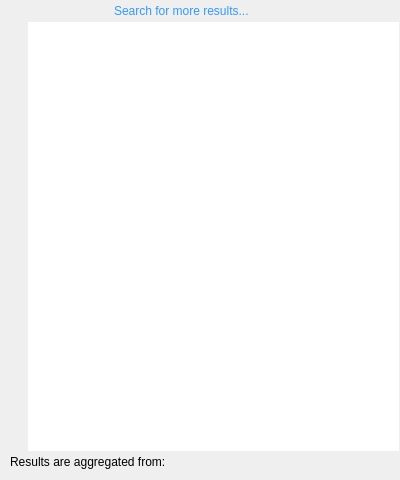
<?xml version="1.0" encoding="UTF-8"?>
<ui version="4.0">
 <class>SearchDialog</class>
 <widget class="QWidget" name="SearchDialog">
  <property name="geometry">
   <rect>
    <x>0</x>
    <y>0</y>
    <width>400</width>
    <height>480</height>
   </rect>
  </property>
  <property name="sizePolicy">
   <sizepolicy hsizetype="Preferred" vsizetype="Expanding">
    <horstretch>0</horstretch>
    <verstretch>0</verstretch>
   </sizepolicy>
  </property>
  <property name="sizeIncrement">
   <size>
    <width>0</width>
    <height>2</height>
   </size>
  </property>
  <property name="windowTitle">
   <string notr="true">Form</string>
  </property>
  <layout class="QVBoxLayout" name="verticalLayout_4" stretch="1,2,2,2,1">
   <property name="spacing">
    <number>0</number>
   </property>
   <property name="leftMargin">
    <number>0</number>
   </property>
   <property name="topMargin">
    <number>0</number>
   </property>
   <property name="rightMargin">
    <number>1</number>
   </property>
   <property name="bottomMargin">
    <number>1</number>
   </property>
   <item>
    <layout class="QHBoxLayout" name="hl_searchMore">
     <property name="spacing">
      <number>0</number>
     </property>
     <property name="rightMargin">
      <number>4</number>
     </property>
     <item>
      <spacer name="hs_left_searchMore">
       <property name="orientation">
        <enum>Qt::Horizontal</enum>
       </property>
       <property name="sizeHint" stdset="0">
        <size>
         <width>1</width>
         <height>1</height>
        </size>
       </property>
      </spacer>
     </item>
     <item>
      <widget class="QLabel" name="iconSearchMore">
       <property name="sizePolicy">
        <sizepolicy hsizetype="Fixed" vsizetype="Fixed">
         <horstretch>0</horstretch>
         <verstretch>0</verstretch>
        </sizepolicy>
       </property>
       <property name="maximumSize">
        <size>
         <width>24</width>
         <height>24</height>
        </size>
       </property>
       <property name="pixmap">
        <pixmap resource="mp.qrc">:/icons/search</pixmap>
       </property>
       <property name="scaledContents">
        <bool>true</bool>
       </property>
      </widget>
     </item>
     <item>
      <widget class="QLabel" name="labelSearchMore">
       <property name="sizePolicy">
        <sizepolicy hsizetype="Fixed" vsizetype="Fixed">
         <horstretch>0</horstretch>
         <verstretch>0</verstretch>
        </sizepolicy>
       </property>
       <property name="text">
        <string>&lt;a href='#more' style='text-decoration: none; color:#3399FF;'&gt;Search for more results...&lt;/a&gt;</string>
       </property>
       <property name="margin">
        <number>4</number>
       </property>
      </widget>
     </item>
     <item>
      <spacer name="hs_right_searchMore">
       <property name="orientation">
        <enum>Qt::Horizontal</enum>
       </property>
       <property name="sizeHint" stdset="0">
        <size>
         <width>1</width>
         <height>1</height>
        </size>
       </property>
      </spacer>
     </item>
     <item>
      <widget class="QPushButton" name="closeButton">
       <property name="text">
        <string/>
       </property>
       <property name="icon">
        <iconset resource="mp.qrc">
         <normaloff>:/icons/config/close_tabs_hover.png</normaloff>:/icons/config/close_tabs_hover.png</iconset>
       </property>
       <property name="flat">
        <bool>true</bool>
       </property>
      </widget>
     </item>
    </layout>
   </item>
   <item>
    <layout class="QHBoxLayout" name="horizontalLayout">
     <property name="spacing">
      <number>0</number>
     </property>
     <property name="sizeConstraint">
      <enum>QLayout::SetNoConstraint</enum>
     </property>
     <item>
      <layout class="QVBoxLayout" name="verticalLayout_2">
       <property name="spacing">
        <number>0</number>
       </property>
       <property name="leftMargin">
        <number>4</number>
       </property>
       <property name="rightMargin">
        <number>4</number>
       </property>
       <item>
        <widget class="QLabel" name="iconArtists">
         <property name="pixmap">
          <pixmap resource="mp.qrc">:/icons/artist</pixmap>
         </property>
        </widget>
       </item>
       <item>
        <spacer name="verticalSpacer_4">
         <property name="orientation">
          <enum>Qt::Vertical</enum>
         </property>
         <property name="sizeHint" stdset="0">
          <size>
           <width>20</width>
           <height>40</height>
          </size>
         </property>
        </spacer>
       </item>
      </layout>
     </item>
     <item>
      <widget class="QListView" name="_artists">
       <property name="frameShape">
        <enum>QFrame::NoFrame</enum>
       </property>
       <property name="verticalScrollBarPolicy">
        <enum>Qt::ScrollBarAlwaysOff</enum>
       </property>
       <property name="horizontalScrollBarPolicy">
        <enum>Qt::ScrollBarAlwaysOff</enum>
       </property>
       <property name="sizeAdjustPolicy">
        <enum>QAbstractScrollArea::AdjustToContents</enum>
       </property>
       <property name="editTriggers">
        <set>QAbstractItemView::NoEditTriggers</set>
       </property>
       <property name="resizeMode">
        <enum>QListView::Adjust</enum>
       </property>
      </widget>
     </item>
    </layout>
   </item>
   <item>
    <layout class="QHBoxLayout" name="horizontalLayout_2">
     <property name="spacing">
      <number>0</number>
     </property>
     <property name="sizeConstraint">
      <enum>QLayout::SetNoConstraint</enum>
     </property>
     <item>
      <layout class="QVBoxLayout" name="verticalLayout_3">
       <property name="spacing">
        <number>0</number>
       </property>
       <property name="leftMargin">
        <number>4</number>
       </property>
       <property name="rightMargin">
        <number>4</number>
       </property>
       <item>
        <widget class="QLabel" name="iconAlbums">
         <property name="pixmap">
          <pixmap resource="mp.qrc">:/icons/album</pixmap>
         </property>
        </widget>
       </item>
       <item>
        <spacer name="verticalSpacer_3">
         <property name="orientation">
          <enum>Qt::Vertical</enum>
         </property>
         <property name="sizeHint" stdset="0">
          <size>
           <width>20</width>
           <height>40</height>
          </size>
         </property>
        </spacer>
       </item>
      </layout>
     </item>
     <item>
      <widget class="QListView" name="_albums">
       <property name="frameShape">
        <enum>QFrame::NoFrame</enum>
       </property>
       <property name="verticalScrollBarPolicy">
        <enum>Qt::ScrollBarAlwaysOff</enum>
       </property>
       <property name="horizontalScrollBarPolicy">
        <enum>Qt::ScrollBarAlwaysOff</enum>
       </property>
       <property name="sizeAdjustPolicy">
        <enum>QAbstractScrollArea::AdjustToContents</enum>
       </property>
       <property name="editTriggers">
        <set>QAbstractItemView::NoEditTriggers</set>
       </property>
       <property name="resizeMode">
        <enum>QListView::Adjust</enum>
       </property>
      </widget>
     </item>
    </layout>
   </item>
   <item>
    <layout class="QHBoxLayout" name="horizontalLayout_4">
     <property name="sizeConstraint">
      <enum>QLayout::SetNoConstraint</enum>
     </property>
     <item>
      <layout class="QVBoxLayout" name="verticalLayout">
       <property name="spacing">
        <number>0</number>
       </property>
       <property name="leftMargin">
        <number>4</number>
       </property>
       <property name="rightMargin">
        <number>4</number>
       </property>
       <item>
        <widget class="QLabel" name="iconTracks">
         <property name="pixmap">
          <pixmap resource="mp.qrc">:/icons/track</pixmap>
         </property>
        </widget>
       </item>
       <item>
        <spacer name="verticalSpacer">
         <property name="orientation">
          <enum>Qt::Vertical</enum>
         </property>
         <property name="sizeHint" stdset="0">
          <size>
           <width>20</width>
           <height>40</height>
          </size>
         </property>
        </spacer>
       </item>
      </layout>
     </item>
     <item>
      <widget class="QListView" name="_tracks">
       <property name="frameShape">
        <enum>QFrame::NoFrame</enum>
       </property>
       <property name="verticalScrollBarPolicy">
        <enum>Qt::ScrollBarAlwaysOff</enum>
       </property>
       <property name="horizontalScrollBarPolicy">
        <enum>Qt::ScrollBarAlwaysOff</enum>
       </property>
       <property name="sizeAdjustPolicy">
        <enum>QAbstractScrollArea::AdjustToContents</enum>
       </property>
       <property name="editTriggers">
        <set>QAbstractItemView::NoEditTriggers</set>
       </property>
       <property name="resizeMode">
        <enum>QListView::Adjust</enum>
       </property>
      </widget>
     </item>
    </layout>
   </item>
   <item>
    <widget class="QWidget" name="aggregated" native="true">
     <property name="sizePolicy">
      <sizepolicy hsizetype="Preferred" vsizetype="Fixed">
       <horstretch>0</horstretch>
       <verstretch>0</verstretch>
      </sizepolicy>
     </property>
     <layout class="QVBoxLayout" name="verticalLayout_5">
      <property name="spacing">
       <number>4</number>
      </property>
      <property name="leftMargin">
       <number>10</number>
      </property>
      <property name="topMargin">
       <number>4</number>
      </property>
      <property name="rightMargin">
       <number>0</number>
      </property>
      <property name="bottomMargin">
       <number>0</number>
      </property>
      <item>
       <widget class="QLabel" name="labelAggregated">
        <property name="text">
         <string>Results are aggregated from:</string>
        </property>
       </widget>
      </item>
      <item>
       <layout class="QHBoxLayout" name="sources_layout">
        <item>
         <spacer name="aggregatedRightSpacer">
          <property name="orientation">
           <enum>Qt::Horizontal</enum>
          </property>
          <property name="sizeHint" stdset="0">
           <size>
            <width>10</width>
            <height>10</height>
           </size>
          </property>
         </spacer>
        </item>
       </layout>
      </item>
     </layout>
    </widget>
   </item>
  </layout>
 </widget>
 <resources>
  <include location="mp.qrc"/>
 </resources>
 <connections/>
</ui>
